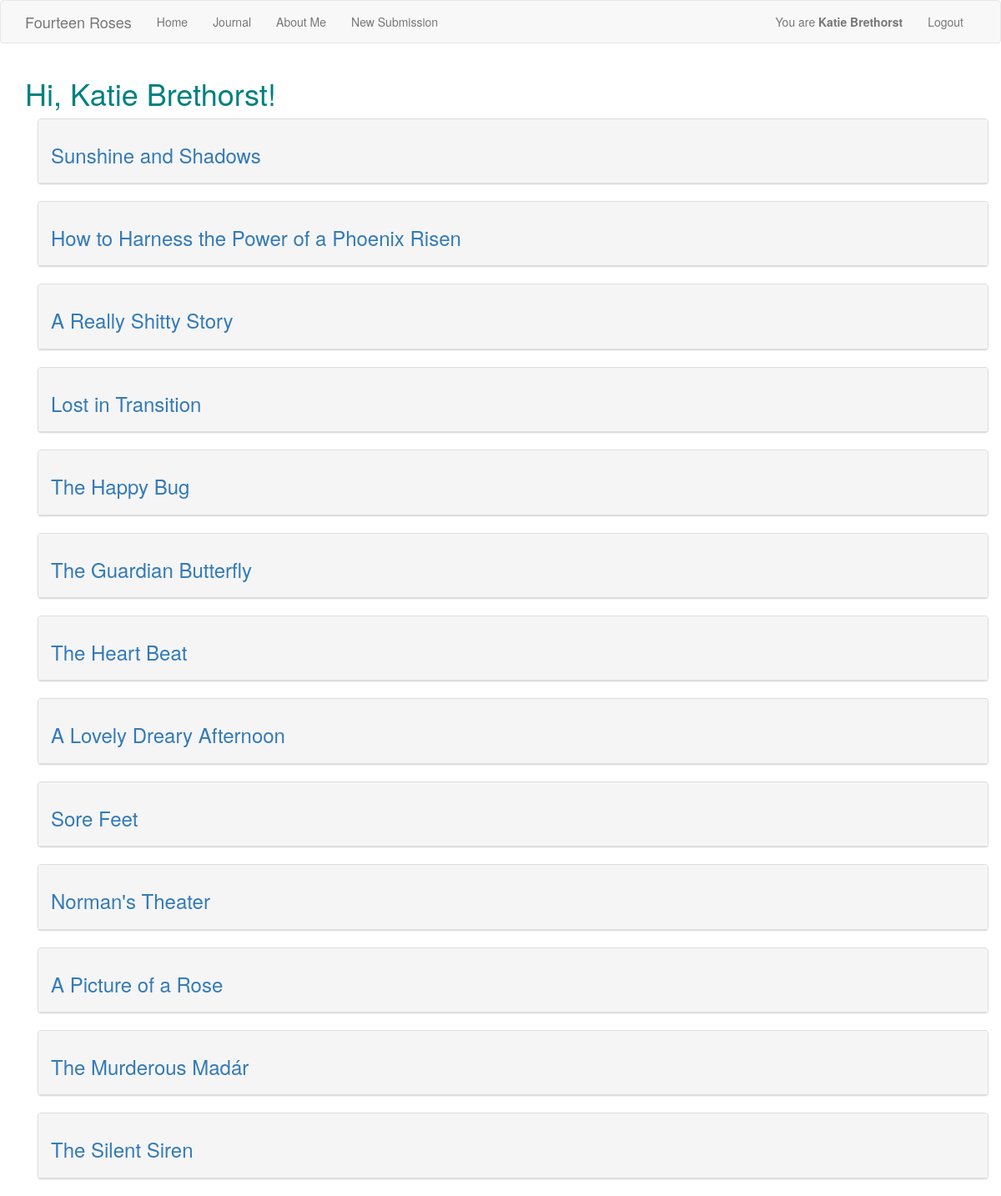
The page /index (signed in) on the database its author committed.
### app/models.py (models this page shows, shortened)
class User(UserMixin, db.Model):
    __tablename__ = 'user'
    id = db.Column(db.Integer, primary_key=True)
    username = db.Column(db.String(64), index=True, unique=True)
    email = db.Column(db.String(120), index=True, unique=True)
    password_hash = db.Column(db.String(128))
    posts = db.relationship('Post', back_populates='author',)
    story_posts = db.relationship('StoryPost', back_populates='author',)

class StoryPost(db.Model):
    __tablename__ = 'storypost'
    id = db.Column(db.Integer, primary_key=True)
    title = db.Column(db.String(50))
    body = db.Column(db.String())
    timestamp = db.Column(db.DateTime, index=True, default=datetime.utcnow)
    user_id = db.Column(db.Integer, db.ForeignKey('user.id'))
    author = db.relationship('User', back_populates='story_posts',)
    comments = db.relationship('Post', back_populates='story',)

### app/routes.py (the view)
@app.route('/index')
def index():
    posts = StoryPost.query.all()
    for x in posts:
        if x.title == 'Announcments':
            posts.remove(x)
    posts = reversed(posts)
    return render_template("index.html", title='Journal', posts=posts, current_user=current_user,)

### app/models.py (called while the page is built)
@login.user_loader
def load_user(user_id):
    return User.query.get(int(user_id))

### app/templates/index.html (shortened to what this page needs)
{% extends "base.html" %}
{% block app_content %}
    {% if current_user.is_anonymous %}
    <h1>Writing Journal Entries</h1>
    {% else %}
    <h1>Hi, {{ current_user.username }}!</h1>
    {% endif %}
    {% for post in posts %}
        {% include 'post/_storypost.html' %}
    {% endfor %}
{% endblock %}

### app/templates/base.html (shortened to what this page needs)
<!DOCTYPE html>
<html lang="en">
{% extends 'bootstrap/base.html' %}
{% block styles %}
    {{ super() }}
{% endblock %}
{% block navbar %}
    <nav class="navbar navbar-default">
        <div class="container">
            <div class="navbar-header">
                <a class="navbar-brand" href="{{ url_for('index') }}">Fourteen Roses</a>
            </div>
            <div class="collapse navbar-collapse" id="bs-navbar-collapse-screen">
                <ul class="nav navbar-nav">
                    <li><a href="{{ url_for('home') }}">Home</a></li>
                </ul>
                <ul class="nav navbar-nav">
                    <li><a href="{{ url_for('index') }}">Journal</a></li>
                </ul>
                <ul class="nav navbar-nav">
                    <li><a href="{{ url_for('about_me') }}">About Me</a></li>
                </ul>
                <ul class="nav navbar-nav">
                    <li><a href="{{ url_for('submission') }}">New Submission</a></li>
                </ul>
                <ul class="nav navbar-nav navbar-right">
                    {% if current_user.is_anonymous %}
                    <li><a href="{{ url_for('login') }}">Login</a></li>
                    {% else %}
                    <li><a>You are <strong>{{ current_user.username }}</strong></a></li>
                    <li><a href="{{ url_for('logout') }}">Logout</a></li>
                    {% endif %}
                </ul>
            </div>
        </div>
    </nav>
{% endblock %}
{% block content %}
    <div class="container">
        {% block app_content %}{% endblock %}
    </div>
{% endblock %}

### app/templates/post/_storypost.html
<div class=container>
        <div class="panel panel-default">
            <div class="panel-heading"><h3><a href="{{ url_for('story', title=post.title) }}">
                {{ post.title }}</a></h3></div>
        </div>
</div>

### app/templates/index.html (style rules this page uses)
h1 { color: teal }

### rows shown on the page
User: username "Katie Brethorst"
StoryPost: title "Sunshine and Shadows"
StoryPost: title "How to Harness the Power of a Phoenix Risen"
StoryPost: title "A Really Shitty Story"
StoryPost: title "Lost in Transition"
StoryPost: title "The Happy Bug"
StoryPost: title "The Guardian Butterfly"
StoryPost: title "The Heart Beat"
StoryPost: title "A Lovely Dreary Afternoon"
StoryPost: title "Sore Feet"
StoryPost: title "Norman's Theater"
StoryPost: title "A Picture of a Rose"
StoryPost: title "The Murderous Madár"
StoryPost: title "The Silent Siren"
